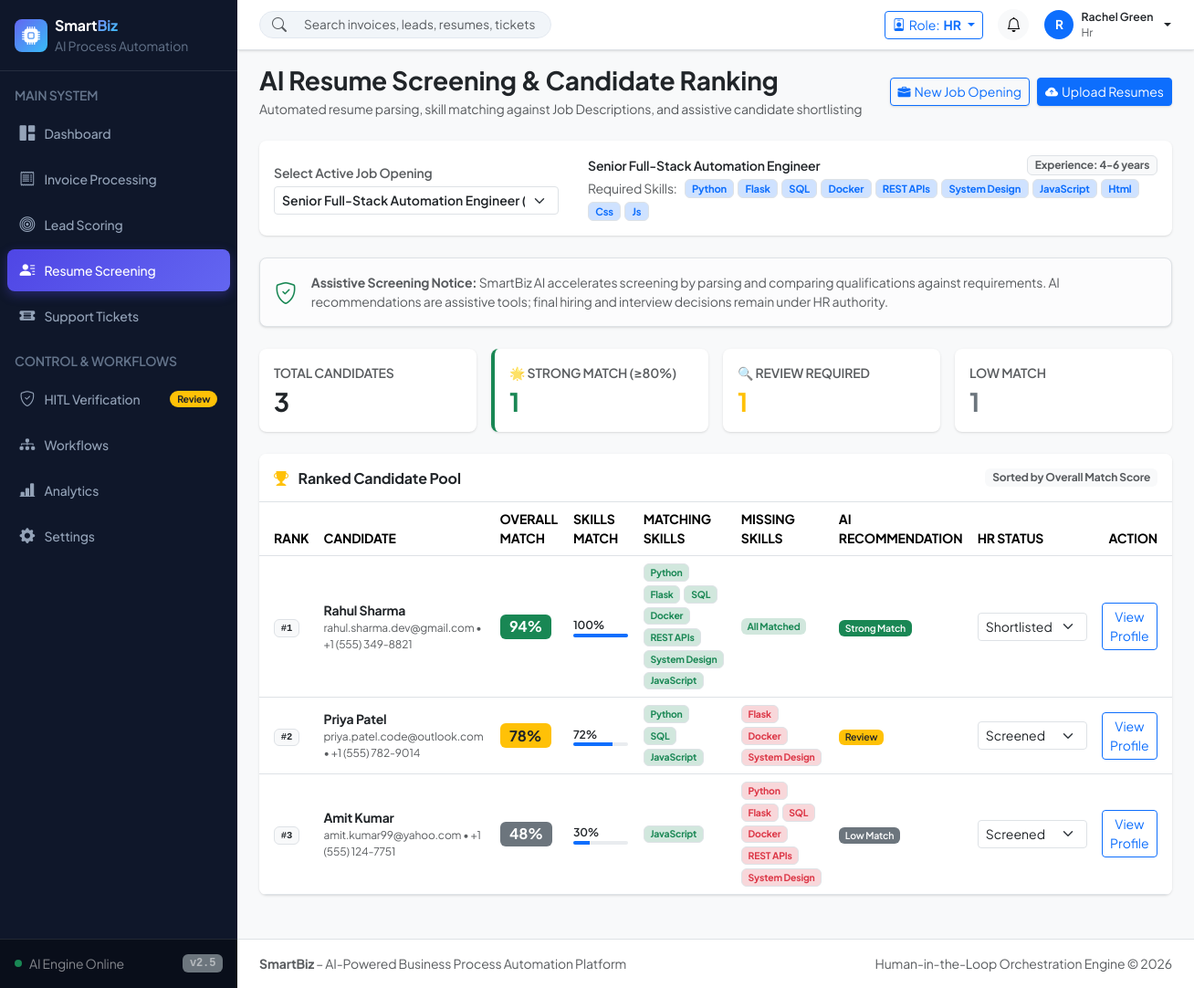
/resumes?job_id=1 (signed in), run on the app's committed database.
### models/models.py (models this page shows, shortened)
class JobDescription(db.Model):
    __tablename__ = 'job_descriptions'
    id = db.Column(db.Integer, primary_key=True)
    title = db.Column(db.String(200), nullable=False)
    department = db.Column(db.String(100), default='Engineering')
    experience_required = db.Column(db.String(100), default='3-5 years')
    key_skills = db.Column(db.Text, nullable=True)  # JSON list
    description = db.Column(db.Text, nullable=False)
    is_active = db.Column(db.Boolean, default=True)
    created_at = db.Column(db.DateTime, default=utc_now)
    def get_skills_list(self):
        if self.key_skills:
            try:
                return json.loads(self.key_skills)
            except Exception:
                return [s.strip() for s in self.key_skills.split(',') if s.strip()]
        return []

class Resume(db.Model):
    __tablename__ = 'resumes'
    id = db.Column(db.Integer, primary_key=True)
    job_id = db.Column(db.Integer, db.ForeignKey('job_descriptions.id'), nullable=True)
    job = db.relationship('JobDescription', backref=db.backref('resumes', lazy=True))
    candidate_name = db.Column(db.String(150), nullable=False)
    email = db.Column(db.String(150), nullable=True)
    phone = db.Column(db.String(50), nullable=True)
    skills = db.Column(db.Text, nullable=True)  # JSON list
    experience = db.Column(db.Text, nullable=True)  # Summary / years
    education = db.Column(db.Text, nullable=True)
    certifications = db.Column(db.Text, nullable=True)  # JSON list
    projects = db.Column(db.Text, nullable=True)
    file_path = db.Column(db.String(500), nullable=True)
    file_name = db.Column(db.String(255), nullable=True)
    raw_text = db.Column(db.Text, nullable=True)
    match_score = db.Column(db.Integer, default=0)  # 0 - 100
    skills_match_pct = db.Column(db.Integer, default=0)
    experience_match_pct = db.Column(db.Integer, default=0)
    matching_skills = db.Column(db.Text, nullable=True)  # JSON list
    missing_skills = db.Column(db.Text, nullable=True)   # JSON list
    recommendation = db.Column(db.String(50), default='Review')  # Strong Match, Review, Low Match
    ai_summary = db.Column(db.Text, nullable=True)
    status = db.Column(db.String(50), default='Screened')  # Screened, Shortlisted, Interviewing, Rejected, Hired
    confidence = db.Column(db.Integer, default=90)
    created_at = db.Column(db.DateTime, default=utc_now)
    updated_at = db.Column(db.DateTime, default=utc_now, onupdate=datetime.utcnow)
    def get_skills_list(self):
        if self.skills:
            try:
                return json.loads(self.skills)
            except Exception:
                return [s.strip() for s in self.skills.split(',') if s.strip()]
        return []
    def get_matching_skills(self):
        if self.matching_skills:
            try:
                return json.loads(self.matching_skills)
            except Exception:
                return [s.strip() for s in self.matching_skills.split(',') if s.strip()]
        return []
    def get_missing_skills(self):
        if self.missing_skills:
            try:
                return json.loads(self.missing_skills)
            except Exception:
                return [s.strip() for s in self.missing_skills.split(',') if s.strip()]
        return []

### routes/resumes.py (the view)
@resumes_bp.route('/resumes')
@login_required
def index():
    job_id = request.args.get('job_id')
    rec_filter = request.args.get('rec', 'all')
    search_query = request.args.get('q', '').strip()
    jobs = JobDescription.query.order_by(JobDescription.created_at.desc()).all()
    selected_job = None
    if job_id:
        selected_job = JobDescription.query.get(job_id)
    if not selected_job and jobs:
        selected_job = jobs[0]
    query = Resume.query
    if selected_job:
        query = query.filter_by(job_id=selected_job.id)
    if rec_filter != 'all':
        query = query.filter_by(recommendation=rec_filter)
    if search_query:
        query = query.filter(
            (Resume.candidate_name.ilike(f'%{search_query}%')) |
            (Resume.email.ilike(f'%{search_query}%')) |
            (Resume.skills.ilike(f'%{search_query}%'))
        )
    resumes = query.order_by(Resume.match_score.desc()).all()
    strong_matches = sum(1 for r in resumes if r.recommendation == 'Strong Match')
    review_matches = sum(1 for r in resumes if r.recommendation == 'Review')
    low_matches = sum(1 for r in resumes if r.recommendation == 'Low Match')
    return render_template(
        'resumes.html',
        resumes=resumes,
        jobs=jobs,
        selected_job=selected_job,
        rec_filter=rec_filter,
        search_query=search_query,
        strong_matches=strong_matches,
        review_matches=review_matches,
        low_matches=low_matches
    )

### utils/helpers.py (called while the page is built)
def login_required(f):
    @wraps(f)
    def decorated_function(*args, **kwargs):
        if 'user_id' not in session:
            if request.path.startswith('/api/'):
                return jsonify({'success': False, 'error': 'Authentication required'}), 401
            flash('Please log in to access this page.', 'warning')
            return redirect(url_for('auth.login', next=request.url))
        return f(*args, **kwargs)
    return decorated_function

### templates/resumes.html (shortened to what this page needs)
{% extends "base.html" %}
{% block content %}
<div class="d-flex flex-column flex-md-row align-items-md-center justify-content-between gap-3 mb-4">
    <div>
        <h3 class="fw-bold text-dark mb-1">AI Resume Screening & Candidate Ranking</h3>
        <p class="text-muted small mb-0">Automated resume parsing, skill matching against Job Descriptions, and assistive candidate shortlisting</p>
    </div>
    <div class="d-flex align-items-center gap-2">
        <button class="btn btn-outline-primary btn-sm d-flex align-items-center gap-1 shadow-xs" data-bs-toggle="modal" data-bs-target="#createJobModal">
            <i class="bi bi-briefcase-fill"></i> New Job Opening
        </button>
        <button class="btn btn-primary btn-sm d-flex align-items-center gap-1 shadow-xs" data-bs-toggle="modal" data-bs-target="#uploadResumeModal">
            <i class="bi bi-cloud-arrow-up-fill"></i> Upload Resumes
        </button>
    </div>
</div>
<div class="card border-0 shadow-xs rounded-3 mb-4 bg-white">
    <div class="card-body p-3">
        <div class="row g-3 align-items-center justify-content-between">
            <div class="col-12 col-md-4">
                <label class="form-label small fw-semibold text-muted mb-1">Select Active Job Opening</label>
                <form method="GET" action="{{ url_for('resumes.index') }}" id="jobSelectForm">
                    <select name="job_id" class="form-select form-select-sm fw-semibold" onchange="document.getElementById('jobSelectForm').submit()">
                        {% for j in jobs %}
                        <option value="{{ j.id }}" {% if selected_job and selected_job.id == j.id %}selected{% endif %}>
                            {{ j.title }} ({{ j.department }})
                        </option>
                        {% endfor %}
                    </select>
                </form>
            </div>
            {% if selected_job %}
            <div class="col-12 col-md-8 border-start-md ps-md-4">
                <div class="d-flex align-items-center justify-content-between mb-1">
                    <span class="small fw-semibold text-dark">{{ selected_job.title }}</span>
                    <span class="badge bg-light text-muted border">Experience: {{ selected_job.experience_required }}</span>
                </div>
                <div class="d-flex flex-wrap gap-1">
                    <span class="small text-muted me-1">Required Skills:</span>
                    {% for skill in selected_job.get_skills_list() %}
                    <span class="badge bg-primary-subtle text-primary border" style="font-size: 0.7rem;">{{ skill }}</span>
                    {% endfor %}
                </div>
            </div>
            {% endif %}
        </div>
    </div>
</div>
<div class="alert alert-light border shadow-xs rounded-3 p-3 mb-4 d-flex align-items-center gap-3">
    <i class="bi bi-shield-check text-success fs-4"></i>
    <div class="small text-muted">
        <strong>Assistive Screening Notice:</strong> SmartBiz AI accelerates screening by parsing and comparing qualifications against requirements. AI recommendations are assistive tools; final hiring and interview decisions remain under HR authority.
    </div>
</div>
<div class="row g-3 mb-4">
    <div class="col-6 col-md-3">
        <div class="card stat-card border-0 shadow-xs rounded-3 p-3">
            <div class="text-muted small fw-semibold text-uppercase mb-1">Total Candidates</div>
            <div class="h3 fw-bold text-dark mb-0">{{ resumes|length }}</div>
        </div>
    </div>
    <div class="col-6 col-md-3">
        <div class="card stat-card border-0 shadow-xs rounded-3 p-3 border-start border-success border-4">
            <div class="text-muted small fw-semibold text-uppercase mb-1">🌟 Strong Match (&ge;80%)</div>
            <div class="h3 fw-bold text-success mb-0">{{ strong_matches }}</div>
        </div>
    </div>
    <div class="col-6 col-md-3">
        <div class="card stat-card border-0 shadow-xs rounded-3 p-3">
            <div class="text-muted small fw-semibold text-uppercase mb-1">🔍 Review Required</div>
            <div class="h3 fw-bold text-warning mb-0">{{ review_matches }}</div>
        </div>
    </div>
    <div class="col-6 col-md-3">
        <div class="card stat-card border-0 shadow-xs rounded-3 p-3">
            <div class="text-muted small fw-semibold text-uppercase mb-1">Low Match</div>
            <div class="h3 fw-bold text-secondary mb-0">{{ low_matches }}</div>
        </div>
    </div>
</div>
<div class="card border-0 shadow-xs rounded-3 overflow-hidden mb-4">
    <div class="card-header bg-white border-bottom py-3 d-flex align-items-center justify-content-between">
        <h6 class="fw-bold text-dark mb-0"><i class="bi bi-trophy-fill text-warning me-2"></i> Ranked Candidate Pool</h6>
        <span class="badge bg-light text-muted small">Sorted by Overall Match Score</span>
    </div>
    <div class="table-responsive">
        <table class="table table-hover align-middle mb-0">
            <thead class="bg-light text-muted small text-uppercase">
                <tr>
                    <th class="ps-3">Rank</th>
                    <th>Candidate</th>
                    <th>Overall Match</th>
                    <th>Skills Match</th>
                    <th>Matching Skills</th>
                    <th>Missing Skills</th>
                    <th>AI Recommendation</th>
                    <th>HR Status</th>
                    <th class="pe-3 text-end">Action</th>
                </tr>
            </thead>
            <tbody class="divide-y small">
                {% for res in resumes %}
                <tr>
                    <td class="ps-3">
                        <span class="badge bg-light text-dark border font-monospace fw-bold">#{{ loop.index }}</span>
                    </td>
                    <td>
                        <div class="fw-bold text-dark">{{ res.candidate_name }}</div>
                        <div class="text-muted" style="font-size: 0.75rem;">{{ res.email }} &bull; {{ res.phone }}</div>
                    </td>
                    <td>
                        <div class="d-flex align-items-center gap-2">
                            <span class="badge {% if res.match_score >= 80 %}bg-success text-white{% elif res.match_score >= 60 %}bg-warning text-dark{% else %}bg-secondary text-white{% endif %} fs-6 fw-bold">
                                {{ res.match_score }}%
                            </span>
                        </div>
                    </td>
                    <td>
                        <div class="small fw-semibold text-dark">{{ res.skills_match_pct }}%</div>
                        <div class="progress" style="height: 4px; width: 60px;">
                            <div class="progress-bar bg-primary" style="width: {{ res.skills_match_pct }}%"></div>
                        </div>
                    </td>
                    <td>
                        <div class="d-flex flex-wrap gap-1" style="max-width: 220px;">
                            {% for s in res.get_matching_skills() %}
                            <span class="badge bg-success-subtle text-success border" style="font-size: 0.65rem;">{{ s }}</span>
                            {% else %}
                            <span class="text-muted" style="font-size: 0.7rem;">None detected</span>
                            {% endfor %}
                        </div>
                    </td>
                    <td>
                        <div class="d-flex flex-wrap gap-1" style="max-width: 220px;">
                            {% for s in res.get_missing_skills() %}
                            <span class="badge bg-danger-subtle text-danger border" style="font-size: 0.65rem;">{{ s }}</span>
                            {% else %}
                            <span class="badge bg-success-subtle text-success" style="font-size: 0.65rem;">All Matched</span>
                            {% endfor %}
                        </div>
                    </td>
                    <td>
                        <span class="badge {% if res.recommendation == 'Strong Match' %}bg-success text-white{% elif res.recommendation == 'Review' %}bg-warning text-dark{% else %}bg-secondary text-white{% endif %} fw-semibold">
                            {{ res.recommendation }}
                        </span>
                    </td>
                    <td>
                        <form action="{{ url_for('resumes.candidate_decision', resume_id=res.id) }}" method="POST" class="d-inline">
                            <select name="decision" class="form-select form-select-sm" onchange="this.form.submit()" style="width: 120px;">
                                <option value="Screened" {% if res.status == 'Screened' %}selected{% endif %}>Screened</option>
                                <option value="Shortlisted" {% if res.status == 'Shortlisted' %}selected{% endif %}>Shortlisted</option>
                            </select>
                        </form>
                    </td>
                    <td class="pe-3 text-end">
                        <button type="button" class="btn btn-sm btn-outline-primary" data-bs-toggle="modal" data-bs-target="#candidateModal{{ res.id }}">
                            View Profile
                        </button>
                    </td>
                </tr>
                {% endfor %}
            </tbody>
        </table>
    </div>
</div>
{% endblock %}

### static/css/style.css (style rules this page uses)
:root { --primary: #4f46e5; --primary-hover: #4338ca; --primary-light: #e0e7ff; --sidebar-bg: #0f172a; --sidebar-hover: #1e293b; --sidebar-text: #94a3b8; --sidebar-active: #38bdf8; --card-shadow: 0 1px 3px 0 rgb(0 0 0 / 0.1), 0 1px 2px -1px rgb(0 0 0 / 0.1); --card-shadow-hover: 0 4px 6px -1px rgb(0 0 0 / 0.1), 0 2px 4px -2px rgb(0 0 0 / 0.1); }
body { font-family: 'Plus Jakarta Sans', -apple-system, BlinkMacSystemFont, 'Segoe UI', Roboto, sans-serif; color: #1e293b; background-color: #f8fafc; letter-spacing: -0.01em; }
.shadow-xs { box-shadow: var(--card-shadow); }
.card { transition: transform 0.15s ease, box-shadow 0.15s ease; }

### data on the page
JobDescription: title "Senior Full-Stack Automation Engineer", experience_required "4-6 years"
Resume: candidate_name "Rahul Sharma", email "rahul.sharma.dev@gmail.com", phone "+1 (555) 349-8821", match_score "94", skills_match_pct "100", get_matching_skills "Python" "Flask" "SQL" "Docker" "REST APIs" "System Design" "JavaScript", recommendation "Strong Match", decision "Shortlisted"
Resume: candidate_name "Priya Patel", email "priya.patel.code@outlook.com", phone "+1 (555) 782-9014", match_score "78", skills_match_pct "72", get_matching_skills "Python" "SQL" "JavaScript", get_missing_skills "Flask" "Docker" "System Design", recommendation "Review", decision "Screened"
Resume: candidate_name "Amit Kumar", email "amit.kumar99@yahoo.com", phone "+1 (555) 124-7751", match_score "48", skills_match_pct "30", get_matching_skills "JavaScript", get_missing_skills "Python" "Flask" "SQL" "Docker" "REST APIs" "System Design", recommendation "Low Match", decision "Screened"

### other printed values
{{ session.get('role', 'admin') }} "HR"
{{ session.get('user_name', 'A')[0] }} "R"
{{ session.get('user_name', 'Alex Morgan') }} "Rachel Green"
{{ session.get('role', 'admin') }} "Hr"
{{ skill }} "Python" "Flask" "SQL" "Docker" "REST APIs" "System Design" "JavaScript" "Html" "Css" "Js"
{{ resumes|length }} "3"
{{ strong_matches }} "1"
{{ review_matches }} "1"
{{ low_matches }} "1"
form field job_id "Senior Full-Stack Automation Engineer (Engineering)"
